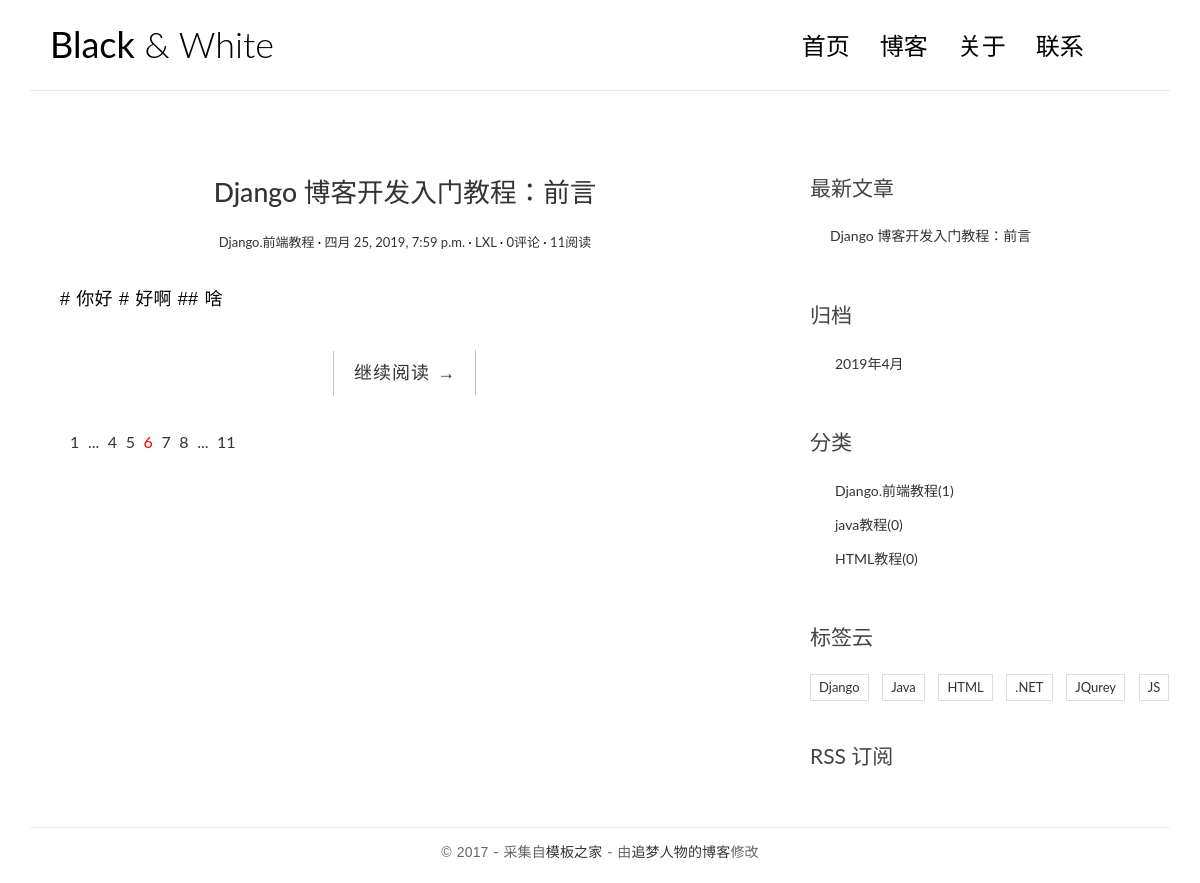
/blogstystem/, run on the app's committed database.
### blogstystem/models.py (models this page shows, shortened)
class Article(models.Model):
    aname=models.CharField(max_length=90)  #名字
    acontent=models.TextField()  #内容
    atime=models.DateTimeField(auto_now_add=True)    #创建时间
    axtime=models.DateTimeField(auto_now_add=True)  #修改时间
    apageview=models.IntegerField(default=0) #阅读量
    alei=models.ForeignKey('Fei',on_delete=models.CASCADE)  #分类
    auser_id=models.ForeignKey('Users',on_delete=models.CASCADE)  #用户
    larticle_id = models.ManyToManyField(to='Ladel')  #标签云

class Fei(models.Model):
    fname=models.CharField(max_length=30)
    def __str__(self):
        return self.fname

class Users(models.Model):
    uname=models.CharField(max_length=21)
    upasswd = models.CharField(max_length=21)
    def __str__(self):
        return self.uname

class Ladel(models.Model):
    lname=models.CharField(max_length=60)

### blogstystem/views.py (the view)
def index(request):
    wz=Article.objects.all()
    bq=Ladel.objects.all()
    lei=Fei.objects.all()
    now_time=datetime.datetime.now()
    zxwz=Article.objects.order_by('-atime')[:3]
    gd=Article.objects.dates("atime", "month", order="DESC")[:3]
    return render(request,'demo1/index.html',{'wz':wz,'bq':bq,'lei':lei,'zxwz':zxwz,'ntime':now_time,'gd':gd})

### templates/demo1/index.html (shortened to what this page needs)
<!DOCTYPE html>
<html>
<head>
    <link rel="stylesheet" href="/static/css/bootstrap.min.css">
    <link rel="stylesheet" href="http://code.ionicframework.com/ionicons/2.0.1/css/ionicons.min.css">
    <link rel="stylesheet" href="/static/css/pace.css">
    <link rel="stylesheet" href="/static/css/custom.css">
</head>
<body>
<div class="container">
    <header id="site-header">
        <div class="row">
            <div class="col-md-4 col-sm-5 col-xs-8">
                <div class="logo">
                    <h1><a href="index.html"><b>Black</b> &amp; White</a></h1>
                </div>
            </div>
            <div class="col-md-8 col-sm-7 col-xs-4">
                <nav class="main-nav" role="navigation">
                    <div class="collapse navbar-collapse" id="bs-example-navbar-collapse-1">
                        <ul class="nav navbar-nav navbar-right">
                            <li class="cl-effect-11"><a href="{% url 'blogstystem:index' %}" data-hover="首页">首页</a></li>
                            <li class="cl-effect-11"><a href="{% url 'blogstystem:fullw' %}" data-hover="博客">博客</a></li>
                            <li class="cl-effect-11"><a href="{% url 'blogstystem:about' %}" data-hover="关于">关于</a></li>
                            <li class="cl-effect-11"><a href="{% url 'blogstystem:contact' %}" data-hover="联系">联系</a></li>
                        </ul>
                    </div>
                </nav>
            </div>
        </div>
    </header>
</div>
<div class="content-body">
    <div class="container">
        <div class="row">
            <main class="col-md-8">
                {% for i in wz %}
                <article class="post post-1">
                    <header class="entry-header">
                        <h1 class="entry-title">
                            <a href="{% url 'blogstystem:single' i.id %}">{{i.aname}}</a>
                        </h1>
                        <div class="entry-meta">
                            <span class="post-category"><a href="#">{{i.alei}}</a></span>
                            <span class="post-date"><a href="#"><time class="entry-date"
                                                                      datetime="2012-11-09T23:15:57+00:00">{{i.atime}}</time></a></span>
                            <span class="post-author"><a href="#">{{i.auser_id}}</a></span>
                            <span class="comments-link"><a href="#">{{i.commenta_set.all|length }}评论</a></span>
                            <span class="views-count"><a href="#">{{i.apageview}}阅读</a></span>
                        </div>
                    </header>
                    <div class="entry-content clearfix">
                        <p>{{i.acontent|truncatewords:10|safe}}</p>
                        <div class="read-more cl-effect-14">
                            <a href="#" class="more-link">继续阅读 <span class="meta-nav">→</span></a>
                        </div>
                    </div>
                </article>
                {% empty %}
                    没有用户发表文章，快来抢沙发吧！！！！！！
                    <br>
                {% endfor %}
                <div class="pagination">
                    <ul>
                        <li><a href="">1</a></li>
                        <li><a href="">...</a></li>
                        <li><a href="">4</a></li>
                        <li><a href="">5</a></li>
                        <li class="current"><a href="">6</a></li>
                        <li><a href="">7</a></li>
                        <li><a href="">8</a></li>
                        <li><a href="">...</a></li>
                        <li><a href="">11</a></li>
                    </ul>
                </div>
            </main>
            <aside class="col-md-4">
                <div class="widget widget-recent-posts">
                    <h3 class="widget-title">最新文章</h3>
                    <ul>
                        {% for i in zxwz %}
                            <li>
                                <a href="{% url 'blogstystem:single' i.id %}">{{i.aname}}</a>
                            </li>
                        {% endfor %}
                    </ul>
                </div>
                <div class="widget widget-archives">
                    <h3 class="widget-title">归档</h3>
                    <ul>
                        {% for i in gd %}
                        <li>
                            <a href="{% url 'blogstystem:gd' i.year i.month %}">{{i.year}}年{{i.month}}月</a>
                        </li>
                        {% empty %}
                            <li>暂时没发表过文章</li>
                        {% endfor %}
                    </ul>
                </div>
                <div class="widget widget-category">
                    <h3 class="widget-title">分类</h3>
                    <ul>
                        {% for i in lei %}
                            <li>
                                <a href="{% url 'blogstystem:leibie' i.id %}">{{i.fname}}<span class="post-count">({{i.article_set.all|length}})</span></a>
                            </li>
                        {% endfor %}
                    </ul>
                </div>
                <div class="widget widget-tag-cloud">
                    <h3 class="widget-title">标签云</h3>
                    <ul>
                        {% for i in bq %}
                            <li>
                                <a href="{% url 'blogstystem:bqian' i.id %}">{{i.lname}}</a>
                            </li>
                        {% endfor %}
                    </ul>
                </div>
                <div class="rss">
                    <a href=""> RSS 订阅</a>
                </div>
            </aside>
        </div>
    </div>
</div>
<footer id="site-footer">
    <div class="container">
        <div class="row">
            <div class="col-md-12">
                <p class="copyright">&copy 2017 - 采集自<a href="http://www.cssmoban.com/"
                                                        target="_blank" title="模板之家">模板之家</a>
                    - 由<a href="http://zmrenwu.com/" title="网页模板" target="_blank">追梦人物的博客</a>修改
                </p>
            </div>
        </div>
    </div>
</footer>
</body>
</html>

### static/css/custom.css (style rules this page uses)
* { outline: none; }
h1, h2, h3, h4, h5, h6 { margin-top: 0; }
b { font-weight: 400; }
a { color: #333; }
body { color: #444; font-family: 'Lato', sans-serif; }
p { font-family: 'Ubuntu', sans-serif; font-weight: 400; word-spacing: 1px; letter-spacing: 0.01em; }
#site-header { background-color: #FFF; padding: 25px 20px; margin-bottom: 40px; border-bottom: 1px solid #e7e7e7; }
.logo h1 a { color: #000; }
.logo h1 { margin: 0; font-family: 'Lato', sans-serif; font-weight: 300; }
.main-nav { margin-top: 11px; max-width: 95%; }
.main-nav a { color: #000000 !important; padding: 0 0 5px 0 !important; margin-right: 30px; font-family: 'Lato', sans-serif; font-weight: 300; font-size: 24px; }
.cl-effect-11 a { padding: 10px 0; color: #0972b4; text-shadow: none; }
.cl-effect-11 a::before { position: absolute; top: 0; left: 0; overflow: hidden; padding: 0 0 5px 0 !important; max-width: 0; border-bottom: 1px solid #000; color: #000; content: attr(data-hover); white-space: nowrap; -webkit-transition: max-width 0.5s; -moz-transition: max-width 0.5s; transition: max-width 0.5s; }
.content-body { padding-bottom: 4em; }
.post { background: #fff; padding: 30px 30px 0; }
.entry-title { text-align: center; font-size: 1.9em; margin-bottom: 20px; line-height: 1.6; padding: 10px 20px 0; }
.entry-meta { text-align: center; color: #DDDDDD; font-size: 13px; margin-bottom: 30px; }
.entry-content { font-size: 18px; line-height: 1.9; font-weight: 300; color: #000; }
.post-category::after, .post-date::after, .post-author::after, .comments-link::after { content: ' ·'; color: #000; }
.read-more { font-family: 'Ubuntu', sans-serif; font-weight: 400; word-spacing: 1px; letter-spacing: 0.01em; text-align: center; margin-top: 20px; }
.cl-effect-14 a { padding: 0 20px; height: 45px; line-height: 45px; position: relative; display: inline-block; margin: 15px 25px; letter-spacing: 1px; font-weight: 400; text-shadow: 0 0 1px rgba(255, 255, 255, 0.3); }
.cl-effect-14 a::before, .cl-effect-14 a::after { position: absolute; width: 45px; height: 1px; background: #C3C3C3; content: ''; -webkit-transition: all 0.3s; -moz-transition: all 0.3s; transition: all 0.3s; pointer-events: none; }
.cl-effect-14 a::before { top: 0; left: 0; -webkit-transform: rotate(90deg); -moz-transform: rotate(90deg); transform: rotate(90deg); -webkit-transform-origin: 0 0; -moz-transform-origin: 0 0; transform-origin: 0 0; }
.cl-effect-14 a::after { right: 0; bottom: 0; -webkit-transform: rotate(90deg); -moz-transform: rotate(90deg); transform: rotate(90deg); -webkit-transform-origin: 100% 0; -moz-transform-origin: 100% 0; transform-origin: 100% 0; }
.widget { background: #fff; padding: 30px 0 0; }
.widget-title { font-size: 1.5em; margin-bottom: 20px; line-height: 1.6; padding: 10px 0 0; font-weight: 400; }
.widget-recent-posts ul { padding: 0; margin: 0; padding-left: 20px; }
.widget-recent-posts ul li { list-style-type: none; position: relative; line-height: 170%; margin-bottom: 10px; }
.widget-recent-posts ul li::before { content: '\f3d3'; font-family: "Ionicons"; position: absolute; left: -17px; top: 3px; font-size: 16px; color: #000; }
.widget-archives ul { padding: 0; margin: 0; padding-left: 25px; }
.widget-archives ul li { list-style-type: none; position: relative; line-height: 170%; margin-bottom: 10px; }
.widget-archives ul li::before { content: '\f3f3'; font-family: "Ionicons"; position: absolute; left: -25px; top: 1px; font-size: 16px; color: #000; }
.widget-category ul { padding: 0; margin: 0; padding-left: 25px; }
.widget-category ul li { list-style-type: none; position: relative; line-height: 170%; margin-bottom: 10px; }
.widget-category ul li::before { content: '\f3fe'; font-family: "Ionicons"; position: absolute; left: -25px; top: 1px; font-size: 18px; color: #000; }
.widget-tag-cloud ul { padding: 0; margin: 0; margin-right: -10px; }
.widget-tag-cloud ul li { list-style-type: none; font-size: 13px; display: inline-block; margin-right: 10px; margin-bottom: 10px; padding: 3px 8px; border: 1px solid #ddd; }
.rss { font-size: 21px; margin-top: 30px; }
.rss a { color: #444; }
#site-footer { padding-top: 10px; padding: 0 0 1.5em 0; }
.copyright { text-align: center; padding-top: 1em; margin: 0; border-top: 1px solid #eee; color: #666; }
.pagination ul { list-style: none; }
.pagination ul li { display: inline-block; font-size: 16px; margin-right: 5px; }
.current a { color: red; }

### data on the page
Article: aname "Django 博客开发入门教程：前言", alei "Django.前端教程", atime "四月 25, 2019, 7:59 p.m.", auser_id "LXL", commenta_set.all|length "0", apageview "11", acontent "# 你好 # 好啊 ## 啥"
Fei: fname "Django.前端教程", article_set.all|length "1"
Fei: fname "java教程", article_set.all|length "0"
Fei: fname "HTML教程", article_set.all|length "0"
Ladel: lname "Django"
Ladel: lname "Java"
Ladel: lname "HTML"
Ladel: lname ".NET"
Ladel: lname "JQurey"
Ladel: lname "JS"

### other printed values
{{ i.year }} "2019"
{{ i.month }} "4"
